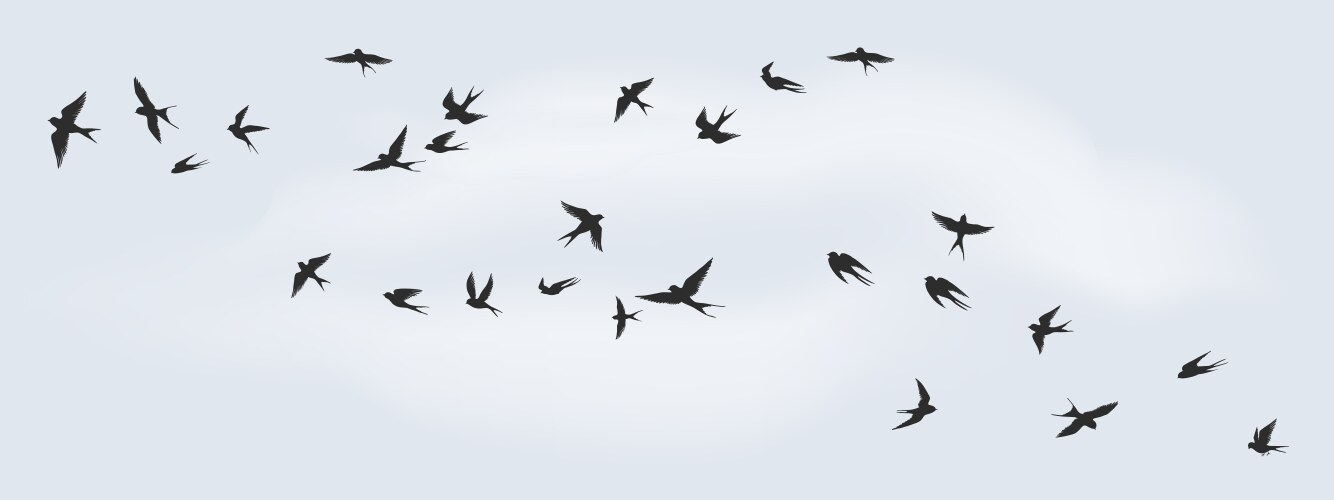
#> input picture OpenCV Basics/data/birds.jpg, 1334 x 500 px
$ python conters.py
#> lines starting #> are read from the running program, lines starting #| are printed output that depends on the picture; after the words box and inside, x2 and y2 are one past the last pixel; in counts of white or black regions, pixels touching at a corner belong together
import cv2, os

img = cv2.imread(os.path.join('.', 'data', 'birds.jpg'))
#> img is the input picture: shape (500, 1334, 3); mean B, G, R 236.2, 229.1, 223.6

imgray = cv2.cvtColor(img, cv2.COLOR_BGR2GRAY)
ret, thresh = cv2.threshold(imgray, 127, 255, cv2.THRESH_BINARY_INV)
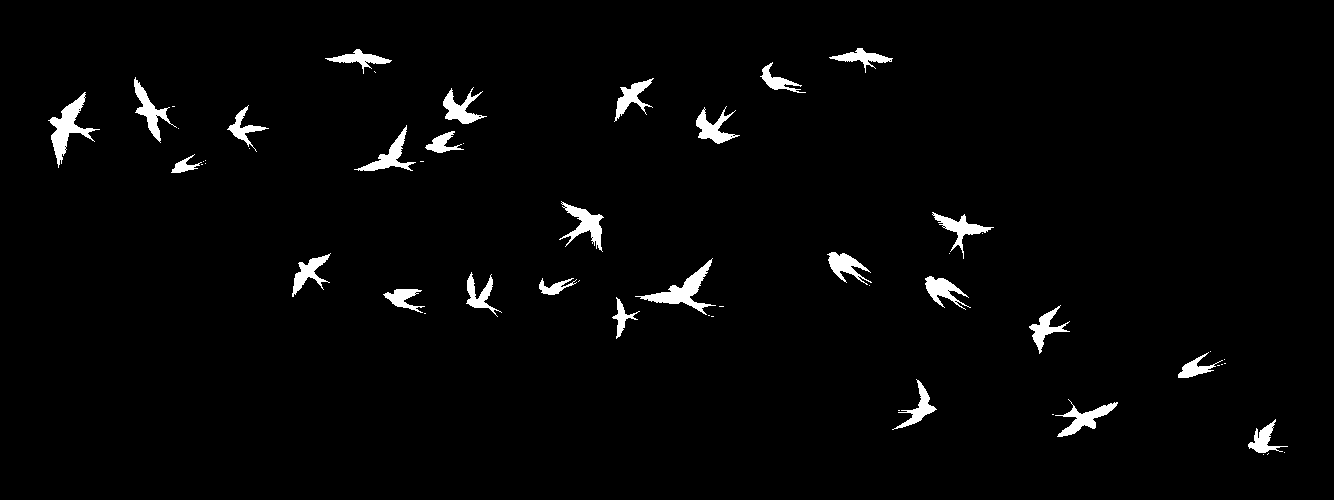
#> thresh: shape (500, 1334); 2.4% white; 55 white regions (28 under 20 px)
contours, hierarchy = cv2.findContours(thresh, cv2.RETR_TREE, cv2.CHAIN_APPROX_SIMPLE)
#> contours = 77 contours, 50 with area under 20; largest, box (x1, y1, x2, y2) and area: (48, 92, 100, 168) 1022, (635, 258, 716, 315) 970, (559, 201, 604, 252) 702, (1055, 399, 1118, 437) 643, (134, 77, 177, 143) 640
c = 0
for cnt in contours:
    if cv2.contourArea(cnt) > 150:
        cv2.drawContours(img,cnt, -1, (0, 255, 0),1)
        x1, y1, w, h = cv2.boundingRect(cnt)
        cv2.rectangle(img,(x1,y1),(x1 + w ,y1 +h),(255,0,0),1)
        c += 1
#> this loop made 77 passes
#> (x1, y1, w, h) on passes 4, 8, 9, 14, 20, 21, 22, 26, 27, 30, 31, 33: (1248, 419, 40, 34), (1055, 399, 63, 38), (892, 379, 45, 51), (1178, 352, 45, 26), (1029, 305, 41, 49), (612, 297, 28, 42), (383, 289, 42, 24), (539, 278, 38, 17), (925, 276, 46, 34), (466, 272, 36, 45), (635, 258, 81, 57), (292, 253, 39, 44)
#> cnt on passes 1, 2, 3, 5, 6, 7: [[1263, 454]], [[1268, 453], [1267, 454]], [[1284, 452]], [[1271, 427], [1272, 426], [1273, 427], [1272, 428]], [[1052, 414], [1053, 414]], [[898, 410], [899, 410]]
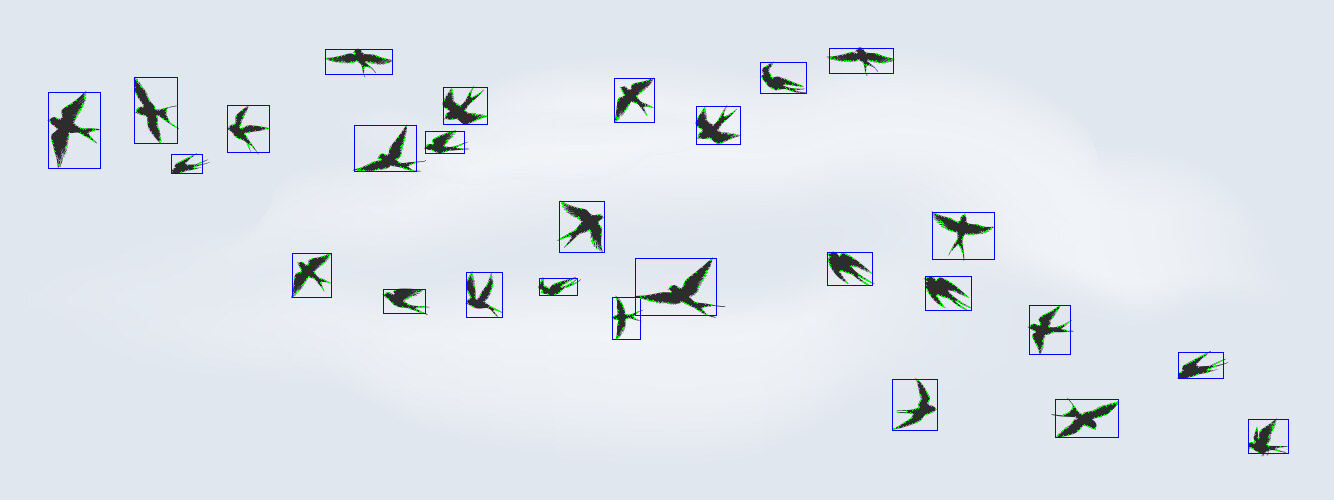
#> img: shape (500, 1334, 3); 1.08% of pixels changed, all inside (x1, y1, x2, y2) = (48, 48, 1289, 454)
#> after the loop, c = 27
print(c)
#| 27
# show images
cv2.imshow('img', img)
# cv2.imshow('imgray', imgray)
# cv2.imshow('thresh', thresh)
cv2.waitKey(0)
